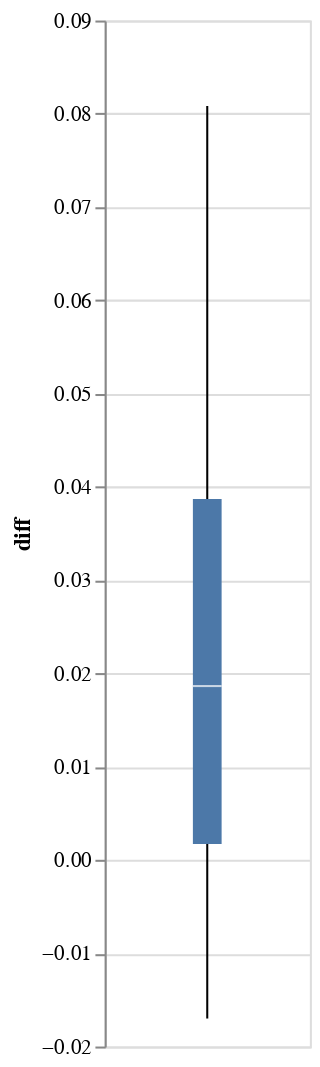

Notebook source saved alongside this figure:
### Code cell
alt.Chart(corr).mark_boxplot().encode(
    y="diff"
).properties(
    width=100,
    height=500,
)

### Figure 1 — Vega-Lite specification as saved in the notebook (floating-point values rounded to 4 significant figures)
{"config": {"view": {"continuousWidth": 400, "continuousHeight": 300}}, "data": {"name": "data-b0ccfc066524f3aa3d24242e9a64422a"}, "mark": "boxplot", "encoding": {"y": {"type": "quantitative", "field": "diff"}}, "height": 500, "width": 100, "$schema": "https://vega.github.io/schema/vega-lite/v4.8.1.json", "datasets": {"data-b0ccfc066524f3aa3d24242e9a64422a": [{"Normal": 0.4494, "Tumor": 0.466, "diff": 0.0166}, {"Normal": 0.4355, "Tumor": 0.435, "diff": -0.0005245}, {"Normal": 0.4344, "Tumor": 0.471, "diff": 0.03668}, {"Normal": 0.4341, "Tumor": 0.4346, "diff": 0.0004741}, {"Normal": 0.4539, "Tumor": 0.452, "diff": -0.001937}, {"Normal": 0.4299, "Tumor": 0.4222, "diff": -0.007706}, {"Normal": 0.4361, "Tumor": 0.4319, "diff": -0.004187}, {"Normal": 0.4273, "Tumor": 0.4483, "diff": 0.02094}, {"Normal": 0.4351, "Tumor": 0.4529, "diff": 0.0178}, {"Normal": 0.452, "Tumor": 0.4533, "diff": 0.001285}, {"Normal": 0.4291, "Tumor": 0.4216, "diff": -0.007518}, {"Normal": 0.42, "Tumor": 0.403, "diff": -0.017}, {"Normal": 0.3505, "Tumor": 0.4314, "diff": 0.08085}, {"Normal": 0.4306, "Tumor": 0.4336, "diff": 0.002996}, {"Normal": 0.476, "Tumor": 0.4847, "diff": 0.00871}, {"Normal": 0.4498, "Tumor": 0.4892, "diff": 0.03939}, {"Normal": 0.4521, "Tumor": 0.4644, "diff": 0.01232}, {"Normal": 0.4422, "Tumor": 0.4765, "diff": 0.03435}, {"Normal": 0.4467, "Tumor": 0.4877, "diff": 0.04097}, {"Normal": 0.4441, "Tumor": 0.4387, "diff": -0.005485}, {"Normal": 0.4576, "Tumor": 0.4844, "diff": 0.02684}, {"Normal": 0.4225, "Tumor": 0.4586, "diff": 0.0361}, {"Normal": 0.4558, "Tumor": 0.4703, "diff": 0.01449}, {"Normal": 0.4352, "Tumor": 0.4565, "diff": 0.02135}, {"Normal": 0.4428, "Tumor": 0.4853, "diff": 0.04245}, {"Normal": 0.4281, "Tumor": 0.4476, "diff": 0.01949}, {"Normal": 0.4512, "Tumor": 0.4494, "diff": -0.001707}, {"Normal": 0.4389, "Tumor": 0.4509, "diff": 0.01206}, {"Normal": 0.4315, "Tumor": 0.4769, "diff": 0.04542}, {"Normal": 0.4463, "Tumor": 0.5071, "diff": 0.06088}, {"Normal": 0.4477, "Tumor": 0.4543, "diff": 0.006617}, {"Normal": 0.4211, "Tumor": 0.4443, "diff": 0.02321}, {"Normal": 0.453, "Tumor": 0.4673, "diff": 0.01421}, {"Normal": 0.4342, "Tumor": 0.449, "diff": 0.01483}, {"Normal": 0.4319, "Tumor": 0.4803, "diff": 0.04844}, {"Normal": 0.4297, "Tumor": 0.451, "diff": 0.02128}, {"Normal": 0.4273, "Tumor": 0.4881, "diff": 0.06075}, {"Normal": 0.4238, "Tumor": 0.4854, "diff": 0.06156}, {"Normal": 0.4339, "Tumor": 0.4351, "diff": 0.001159}, {"Normal": 0.4444, "Tumor": 0.4775, "diff": 0.03307}, {"Normal": 0.41, "Tumor": 0.4574, "diff": 0.04747}, {"Normal": 0.4068, "Tumor": 0.4844, "diff": 0.0776}]}}
